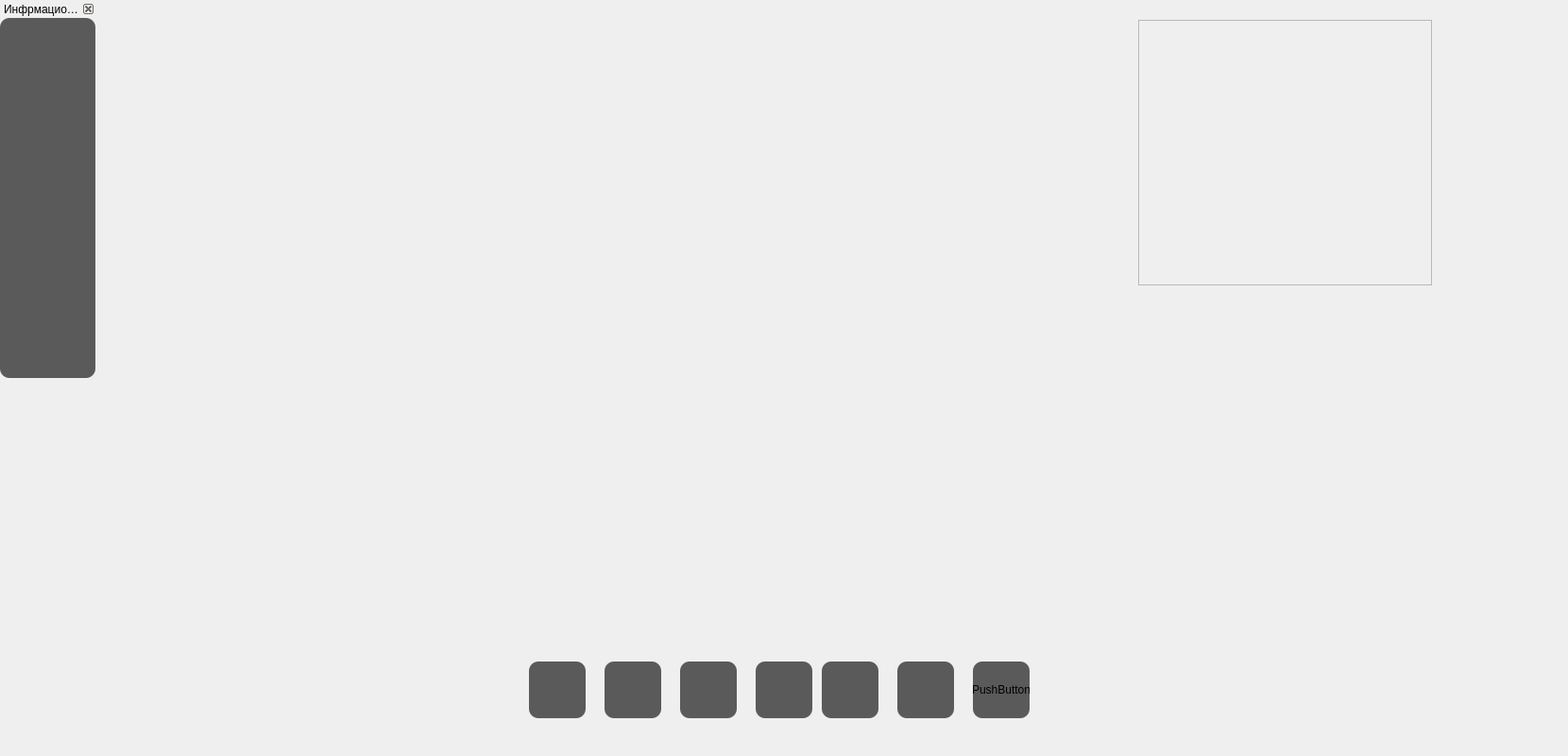
<?xml version="1.0" encoding="UTF-8"?>
<ui version="4.0">
 <class>MainWindow</class>
 <widget class="QMainWindow" name="MainWindow">
  <property name="geometry">
   <rect>
    <x>0</x>
    <y>0</y>
    <width>1660</width>
    <height>800</height>
   </rect>
  </property>
  <property name="windowTitle">
   <string>MainWindow</string>
  </property>
  <widget class="QWidget" name="centralwidget">
   <widget class="QWidget" name="horizontalLayoutWidget_3">
    <property name="geometry">
     <rect>
      <x>1200</x>
      <y>10</y>
      <width>321</width>
      <height>441</height>
     </rect>
    </property>
    <layout class="QHBoxLayout" name="horizontalLayout_4">
     <property name="leftMargin">
      <number>0</number>
     </property>
    </layout>
   </widget>
   <widget class="qfi_EADI" name="graphicsEADI">
    <property name="enabled">
     <bool>false</bool>
    </property>
    <property name="geometry">
     <rect>
      <x>1205</x>
      <y>21</y>
      <width>311</width>
      <height>281</height>
     </rect>
    </property>
    <property name="midLineWidth">
     <number>2</number>
    </property>
    <property name="verticalScrollBarPolicy">
     <enum>Qt::ScrollBarAlwaysOff</enum>
    </property>
    <property name="horizontalScrollBarPolicy">
     <enum>Qt::ScrollBarAlwaysOff</enum>
    </property>
    <property name="interactive">
     <bool>false</bool>
    </property>
   </widget>
   <widget class="QGVMap" name="geoMap" native="true">
    <property name="geometry">
     <rect>
      <x>0</x>
      <y>0</y>
      <width>1660</width>
      <height>800</height>
     </rect>
    </property>
    <property name="mouseTracking">
     <bool>false</bool>
    </property>
    <property name="mouseEvent" stdset="0">
     <bool>true</bool>
    </property>
    <widget class="QPushButton" name="pushButton_2">
     <property name="geometry">
      <rect>
       <x>560</x>
       <y>700</y>
       <width>60</width>
       <height>60</height>
      </rect>
     </property>
     <property name="styleSheet">
      <string notr="true">QPushButton{
    border-radius: 10px;
	background-color: rgb(90, 90, 90);
}</string>
     </property>
     <property name="text">
      <string/>
     </property>
     <property name="icon">
      <iconset resource="qml.qrc">
       <normaloff>:/images/dd.svg</normaloff>:/images/dd.svg</iconset>
     </property>
     <property name="iconSize">
      <size>
       <width>20</width>
       <height>20</height>
      </size>
     </property>
     <property name="autoRepeatDelay">
      <number>303</number>
     </property>
    </widget>
    <widget class="QWidget" name="horizontalLayoutWidget_4">
     <property name="geometry">
      <rect>
       <x>80</x>
       <y>550</y>
       <width>161</width>
       <height>171</height>
      </rect>
     </property>
     <layout class="QHBoxLayout" name="horizontalLayout_3">
      <property name="sizeConstraint">
       <enum>QLayout::SetFixedSize</enum>
      </property>
      <property name="rightMargin">
       <number>0</number>
      </property>
     </layout>
    </widget>
    <widget class="QPushButton" name="pushButton_3">
     <property name="geometry">
      <rect>
       <x>640</x>
       <y>700</y>
       <width>60</width>
       <height>60</height>
      </rect>
     </property>
     <property name="styleSheet">
      <string notr="true">QPushButton{
    border-radius: 10px;
	background-color: rgb(90, 90, 90);
}</string>
     </property>
     <property name="icon">
      <iconset resource="qml.qrc">
       <normaloff>:/images/pla.svg</normaloff>:/images/pla.svg</iconset>
     </property>
    </widget>
    <widget class="QPushButton" name="pushButton_4">
     <property name="geometry">
      <rect>
       <x>720</x>
       <y>700</y>
       <width>60</width>
       <height>60</height>
      </rect>
     </property>
     <property name="styleSheet">
      <string notr="true">QPushButton{
    border-radius: 10px;
	background-color: rgb(90, 90, 90);
}</string>
     </property>
     <property name="text">
      <string/>
     </property>
     <property name="icon">
      <iconset resource="qml.qrc">
       <normaloff>:/images/rrr.svg</normaloff>:/images/rrr.svg</iconset>
     </property>
    </widget>
    <widget class="QPushButton" name="pushButton_5">
     <property name="geometry">
      <rect>
       <x>800</x>
       <y>700</y>
       <width>60</width>
       <height>60</height>
      </rect>
     </property>
     <property name="styleSheet">
      <string notr="true">QPushButton{
    border-radius: 10px;
	background-color: rgb(90, 90, 90);
}</string>
     </property>
     <property name="text">
      <string/>
     </property>
     <property name="icon">
      <iconset resource="qml.qrc">
       <normaloff>:/images/locky.svg</normaloff>:/images/locky.svg</iconset>
     </property>
    </widget>
    <widget class="QPushButton" name="pushButton_6">
     <property name="geometry">
      <rect>
       <x>870</x>
       <y>700</y>
       <width>60</width>
       <height>60</height>
      </rect>
     </property>
     <property name="styleSheet">
      <string notr="true">QPushButton{
    border-radius: 10px;
	background-color: rgb(90, 90, 90);
}</string>
     </property>
     <property name="text">
      <string/>
     </property>
     <property name="icon">
      <iconset resource="qml.qrc">
       <normaloff>:/images/home.png</normaloff>:/images/home.png</iconset>
     </property>
    </widget>
    <widget class="QPushButton" name="pushButton_7">
     <property name="geometry">
      <rect>
       <x>950</x>
       <y>700</y>
       <width>60</width>
       <height>60</height>
      </rect>
     </property>
     <property name="styleSheet">
      <string notr="true">QPushButton{
    border-radius: 10px;
	background-color: rgb(90, 90, 90);
}
</string>
     </property>
     <property name="text">
      <string/>
     </property>
     <property name="icon">
      <iconset resource="qml.qrc">
       <normaloff>:/images/off.svg</normaloff>:/images/off.svg</iconset>
     </property>
    </widget>
    <widget class="QPushButton" name="pushButton">
     <property name="geometry">
      <rect>
       <x>1030</x>
       <y>700</y>
       <width>60</width>
       <height>60</height>
      </rect>
     </property>
     <property name="styleSheet">
      <string notr="true">QPushButton{
    border-radius: 10px;
	background-color: rgb(90, 90, 90);
}
</string>
     </property>
     <property name="text">
      <string>PushButton</string>
     </property>
    </widget>
   </widget>
   <widget class="QDockWidget" name="dockWidget_3">
    <property name="enabled">
     <bool>true</bool>
    </property>
    <property name="geometry">
     <rect>
      <x>0</x>
      <y>0</y>
      <width>101</width>
      <height>400</height>
     </rect>
    </property>
    <property name="styleSheet">
     <string notr="true">background-color: rgb(90, 90, 90);
border-radius: 10px;</string>
    </property>
    <property name="features">
     <set>QDockWidget::DockWidgetClosable</set>
    </property>
    <property name="allowedAreas">
     <set>Qt::BottomDockWidgetArea|Qt::LeftDockWidgetArea|Qt::RightDockWidgetArea</set>
    </property>
    <property name="windowTitle">
     <string>Инфрмационная панель</string>
    </property>
    <widget class="QWidget" name="dockWidgetContents_4">
     <property name="enabled">
      <bool>false</bool>
     </property>
     <property name="mouseTracking">
      <bool>true</bool>
     </property>
     <property name="tabletTracking">
      <bool>true</bool>
     </property>
     <property name="autoFillBackground">
      <bool>false</bool>
     </property>
    </widget>
   </widget>
   <zorder>dockWidget_3</zorder>
   <zorder>geoMap</zorder>
   <zorder>horizontalLayoutWidget_3</zorder>
   <zorder>graphicsEADI</zorder>
  </widget>
 </widget>
 <customwidgets>
  <customwidget>
   <class>QGVMap</class>
   <extends>QWidget</extends>
   <header location="global">QGeoView/QGVMap.h</header>
   <container>1</container>
   <slots>
    <slot>slot1()</slot>
   </slots>
  </customwidget>
  <customwidget>
   <class>qfi_EADI</class>
   <extends>QGraphicsView</extends>
   <header>C:/Users/acer/Documents/NanoSpace/qfi/qfi_EADI.h</header>
  </customwidget>
 </customwidgets>
 <resources>
  <include location="qml.qrc"/>
 </resources>
 <connections/>
</ui>
